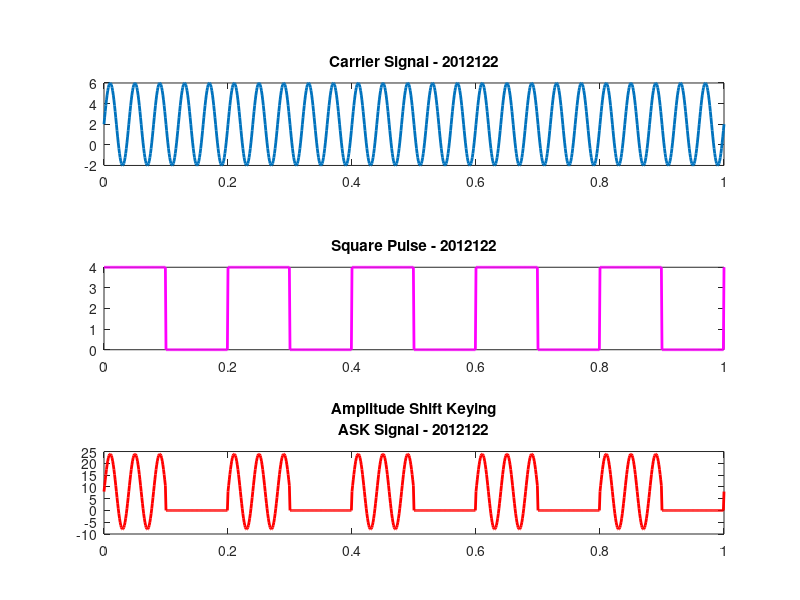

Reproduce this figure in MATLAB.
f1 = 25;
f2 = 5;
t = 0 : 0.001 : 1;
A = 4;

x = A .* sin(2*pi*f1*t) + (A/2);
u = A/2 .* square(2*pi*f2*t) + (A/2);
v = x .* u;

subplot(3, 1, 1);
plot(t, x, 'LineWidth', 2);
title('Carrier Signal - 2012122');

subplot(3, 1, 2);
plot(t, u, 'm', 'LineWidth', 2);
title('Square Pulse - 2012122');

subplot(3, 1, 3);
plot(t, v, 'r', 'LineWidth', 2);
title({'Amplitude Shift Keying';'ASK Signal - 2012122'});

print ('Exp7_1','-dpdf','-fillpage');